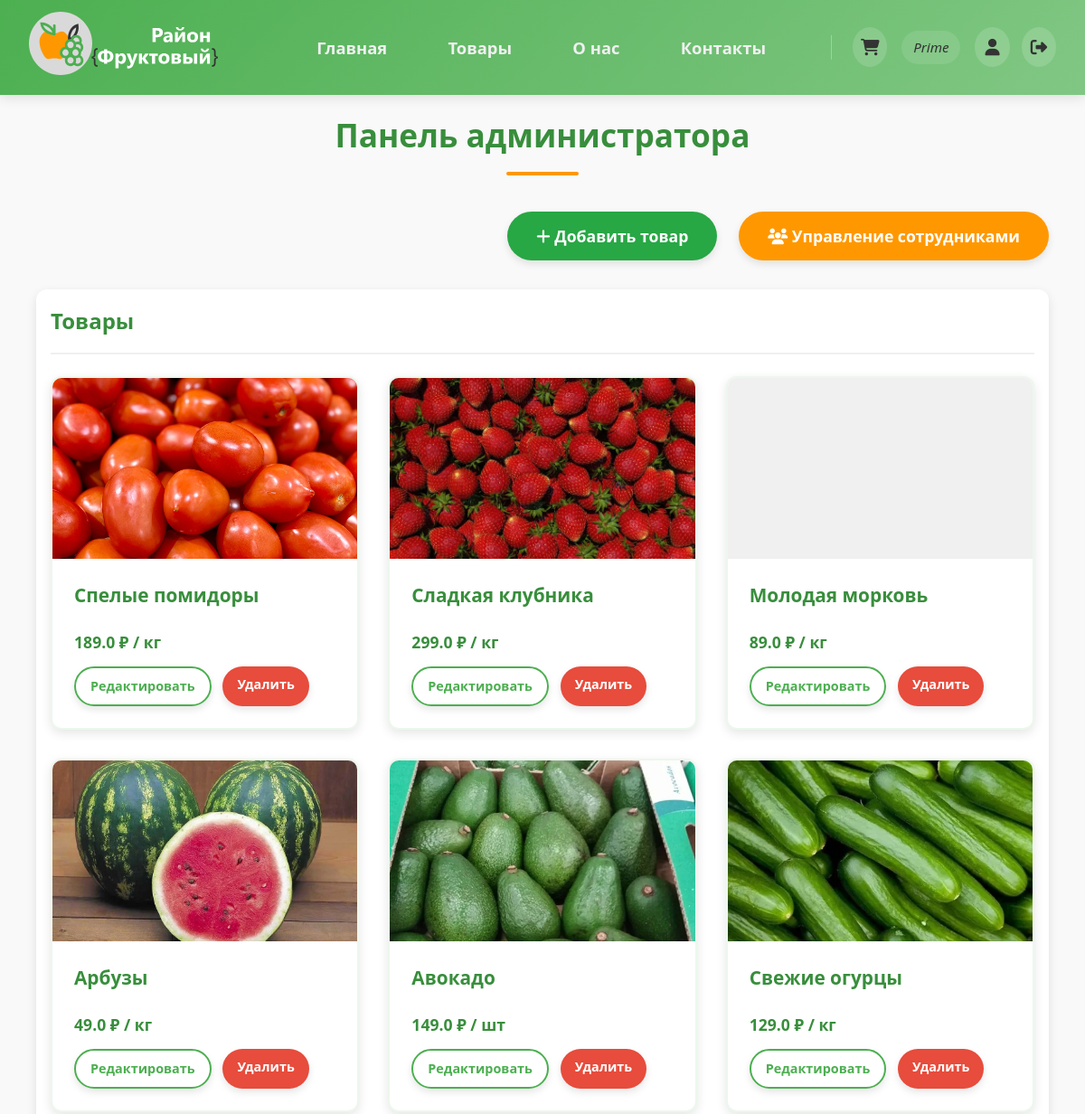
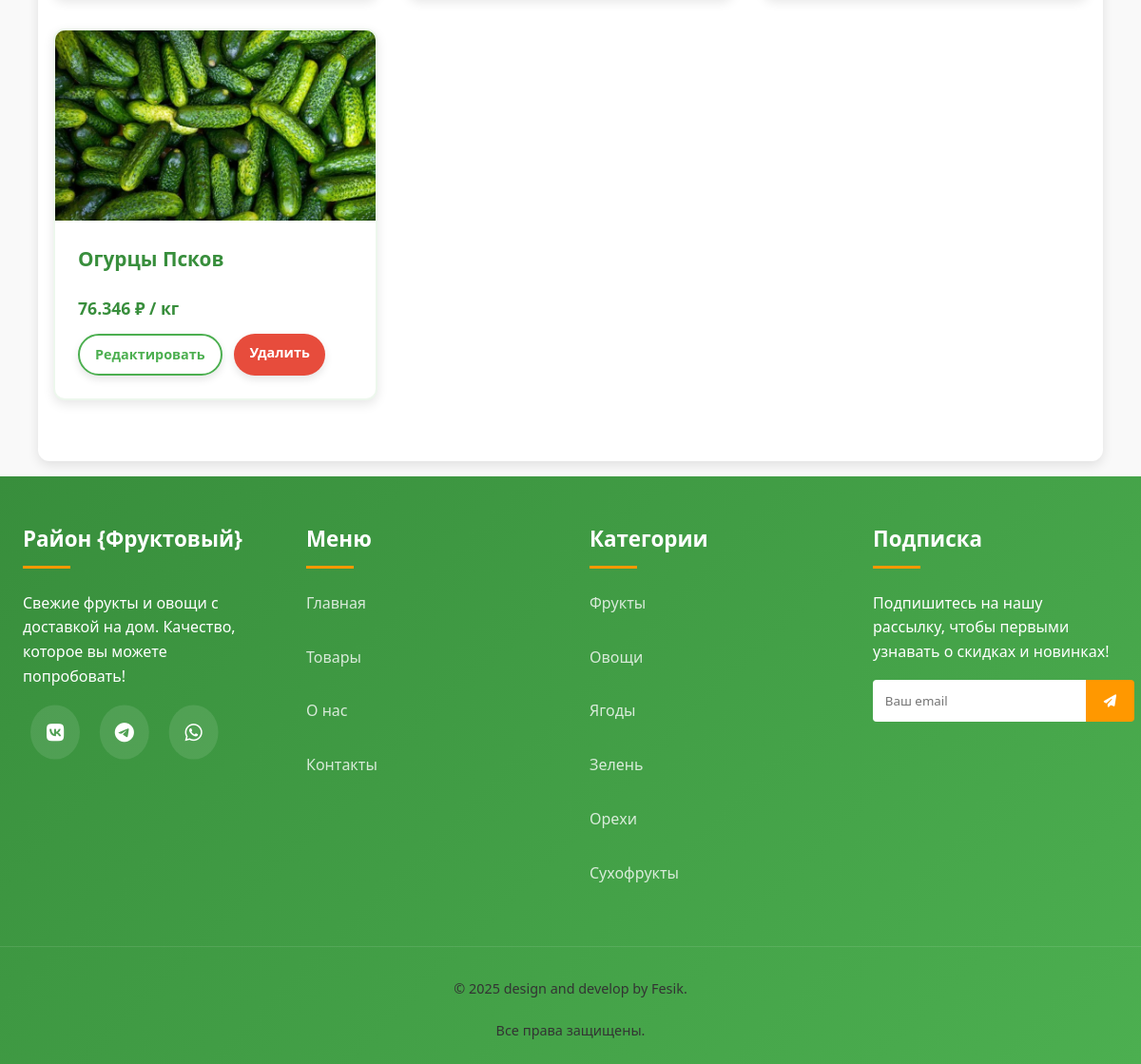
The app's page /admin (signed in) with its own data (2 pictures, top to bottom).
### data/customers.py (models this page shows, shortened)
class Customer(SqlAlchemyBase, UserMixin):
    __tablename__ = 'customers'
    id = sqlalchemy.Column(sqlalchemy.Integer, primary_key=True, autoincrement=True)
    email = sqlalchemy.Column(sqlalchemy.String, index=True, unique=True, nullable=False)  # емеил
    name = sqlalchemy.Column(sqlalchemy.String, nullable=False)  # имя
    phone = sqlalchemy.Column(sqlalchemy.String, nullable=False)  # номер телефона
    street = sqlalchemy.Column(sqlalchemy.String, nullable=False)  # улица
    building = sqlalchemy.Column(sqlalchemy.String, nullable=False)  # дом
    entrance = sqlalchemy.Column(sqlalchemy.String, default='-')  # парадная
    floor = sqlalchemy.Column(sqlalchemy.String, default='-')  # этаж
    apartment = sqlalchemy.Column(sqlalchemy.String, default='-')  # квартира
    loyalty_level = sqlalchemy.Column(sqlalchemy.Integer, sqlalchemy.ForeignKey('loyalty_levels.id'),
                                      default=1)  # связь с уровнем лояльности
    status = sqlalchemy.Column(sqlalchemy.Integer, default=0)  # статус клиента
    hashed_password = sqlalchemy.Column(sqlalchemy.String, nullable=False)
    create_date = sqlalchemy.Column(sqlalchemy.DateTime, default=datetime.datetime.now)  # дата регистрации клиента
    orders = orm.relationship("Order", back_populates='customer')  # связь с таблицей заказов
    loyalty = orm.relationship("LoyaltyLevel")  # связь с таблицей уровней лояльности

### data/products.py (models this page shows)
class Product(SqlAlchemyBase):
    __tablename__ = 'products'
    id = sqlalchemy.Column(sqlalchemy.Integer, primary_key=True, autoincrement=True)
    name = sqlalchemy.Column(sqlalchemy.String, unique=True, nullable=False)  # наименование
    category = sqlalchemy.Column(sqlalchemy.String, nullable=False)  # категория товара
    unit = sqlalchemy.Column(sqlalchemy.String, nullable=False)  # единица измерения
    purchase_price_without_vat = sqlalchemy.Column(sqlalchemy.Float, nullable=False)  # закупочная цена без НДС
    vat_percent = sqlalchemy.Column(sqlalchemy.Float, nullable=False)  # процент НДС
    vat_amount = sqlalchemy.Column(sqlalchemy.Float, nullable=False)  # сумма НДС
    purchase_price_with_vat = sqlalchemy.Column(sqlalchemy.Float, nullable=False)  # закупочная цена с НДС
    retail_price_without_vat = sqlalchemy.Column(sqlalchemy.Float, nullable=False)  # розничная цена без НДС
    retail_vat_amount = sqlalchemy.Column(sqlalchemy.Float, nullable=False)  # НДС розничная
    retail_price_with_vat = sqlalchemy.Column(sqlalchemy.Float, nullable=False)  # розничная цена с НДС
    image_url = sqlalchemy.Column(sqlalchemy.String)  # ссылка на изображение
    description = sqlalchemy.Column(sqlalchemy.String, nullable=False)  # описание товара для каталога
    supplier_id = sqlalchemy.Column(sqlalchemy.Integer)  # ID поставщика
    supplier_name = sqlalchemy.Column(sqlalchemy.String)  # наименование поставщика
    supplier_type = sqlalchemy.Column(sqlalchemy.String)  # организационная форма
    orders = orm.relationship("Order", back_populates="product")

### main.py (the view)
@app.route('/admin')
@login_required
def admin_panel():
    if current_user.status not in [4, 5]:
        flash('Доступ запрещен: недостаточно прав', 'danger')
        return redirect('/')
    db_sess = db_session.create_session()
    users = db_sess.query(Customer).all()
    orders = db_sess.query(Order).all()
    products = db_sess.query(Product).all()
    return render_template('admin_panel.html',
                           title='Панель администратора',
                           users=users,
                           orders=orders,
                           products=products)

### data/db_session.py (called while the page is built)
def create_session() -> Session:
    global __factory
    if not __factory:
        raise RuntimeError("База данных не инициализирована. Вызовите global_init() сначала.")
    return __factory()

### main.py (called while the page is built)
@login_manager.user_loader
def load_user(user_id):
    db_sess = db_session.create_session()
    return db_sess.get(Customer, user_id)  # Загружаем пользователя из БД по ID

### templates/admin_panel.html
{% extends "base.html" %}
{% block content %}
<div class="admin-panel">
    <div class="section-title-container">
        <h1 class="section-title">Панель администратора</h1>
    </div>
    <div class="admin-actions">
        <a href="{{ url_for('add_product') }}" class="btn btn-primary">
            <i class="fas fa-plus"></i> Добавить товар
        </a>
        <a href="{{ url_for('list_employees') }}" class="btn btn-info">
            <i class="fas fa-users"></i> Управление сотрудниками
        </a>
    </div>
    <div class="admin-section">
        <h2>Товары</h2>
        <div class="products-grid">
            {% for product in products %}
            <div class="product-card admin-product-card">
                <div class="product-image"
                     style="background-image: url('{{ product.image_url or url_for('static', filename='images/default-product.jpg') }}')">
                </div>
                <div class="product-info">
                    <h3 class="product-title">{{ product.name }}</h3>
                    <p class="product-meta">{{ product.retail_price_with_vat }} ₽ / {{ product.unit }}</p>
                    <div class="product-actions">
                        <a href="#" class="btn btn-sm btn-outline">Редактировать</a>
                        <a href="#" class="btn btn-sm btn-danger">Удалить</a>
                    </div>
                </div>
            </div>
            {% else %}
            <div class="no-items">
                <i class="fas fa-box-open fa-3x"></i>
                <p>Нет товаров в базе</p>
            </div>
            {% endfor %}
        </div>
    </div>
</div>
{% endblock %}

### templates/base.html (shortened to what this page needs)
<!DOCTYPE html>
<html lang="ru">
<head>
    <link rel="stylesheet" href="https://cdnjs.cloudflare.com/ajax/libs/font-awesome/6.4.0/css/all.min.css">
    <link rel="stylesheet" href="{{url_for('static', filename='css/style.css')}}">
</head>
<body>
<header>
    <div class="header-container">
        <div class="logo">
            <a href="{{ url_for('index') }}"><img src="{{url_for('static', filename='./images/logo/logo_white.svg')}}"
                                                  alt="логотип компании"></a>
        </div>
        <nav>
            <ul id="navMenu">
                <li><a href="{{ url_for('index') }}" class="nav-link">Главная</a></li>
                <li><a href="{{ url_for('goods') }}" class="nav-link">Товары</a></li>
                <li><a href="{{ url_for('about') }}" class="nav-link">О нас</a></li>
                <li><a href="{{ url_for('contacts') }}" class="nav-link">Контакты</a></li>
                {% if current_user and current_user.is_authenticated %}
                <li class="user-zone">
                    <a href="/cart" class="user-icon">
                        <i class="fas fa-shopping-cart"></i>
                    </a>
                    <span class="user-greeting">{{ current_user.name }}</span>
                    <div class="user-actions">
                        <a href="/profile" class="user-icon">
                            <i class="fas fa-user"></i>
                        </a>
                        <a href="/logout" class="user-icon">
                            <i class="fas fa-sign-out-alt"></i>
                        </a>
                    </div>
                </li>
                {% endif %}
            </ul>
        </nav>
    </div>
</header>
<main>
    {% block content %}{% endblock %}
</main>
<footer>
    <div class="footer-container">
        <div class="footer-col">
            <h3>Район {Фруктовый}</h3>
            <p>Свежие фрукты и овощи с доставкой на дом. Качество, которое вы можете попробовать!</p>
            <div class="footer-social-links">
                <a href="#"><i class="fab fa-vk"></i></a>
                <a href="#"><i class="fab fa-telegram"></i></a>
                <a href="#"><i class="fab fa-whatsapp"></i></a>
            </div>
        </div>
        <div class="footer-col">
            <h3>Меню</h3>
            <ul class="footer-links">
                <li><a href="{{ url_for('index') }}" class="footer-nav-link">Главная</a></li>
                <li><a href="{{ url_for('goods') }}" class="footer-nav-link">Товары</a></li>
                <li><a href="{{ url_for('about') }}" class="footer-nav-link">О нас</a></li>
                <li><a href="{{ url_for('contacts') }}" class="footer-nav-link">Контакты</a></li>
            </ul>
        </div>
        <div class="footer-col">
            <h3>Категории</h3>
            <ul class="footer-links">
                <li><a href="./goods?category=Фрукты">Фрукты</a></li>
                <li><a href="./goods?category=Овощи">Овощи</a></li>
                <li><a href="./goods?category=Ягоды">Ягоды</a></li>
                <li><a href="./goods?category=Зелень">Зелень</a></li>
                <li><a href="./goods?category=Орехи">Орехи</a></li>
                <li><a href="./goods?category=Сухофрукты">Сухофрукты</a></li>
            </ul>
        </div>
        <div class="footer-col">
            <h3>Подписка</h3>
            <p>Подпишитесь на нашу рассылку, чтобы первыми узнавать о скидках и новинках!</p>
            <div style="display: flex; margin-top: 1rem;">
                <input type="email" placeholder="Ваш email"
                       style="flex: 1; padding: 0.8rem; border: none; border-radius: 4px 0 0 4px;">
                <button style="background: var(--secondary-color); color: white; border: none; padding: 0 1.2rem; border-radius: 0 4px 4px 0; cursor: pointer;">
                    <i class="fas fa-paper-plane"></i></button>
            </div>
        </div>
    </div>
    <div class="copyright">
        <a href="https://fesik-evgenya.github.io/portfolio/" class="footer__afterword-author">
            © 2025 design and develop by Fesik. </a>
        <span class="footer__rights"> Все права защищены.</span>
    </div>
</footer>
</body>
</html>

### records on screen
Customer: name "Prime"
Product: image_url (picture), name "Спелые помидоры", retail_price_with_vat "189.0", unit "кг"
Product: image_url (picture), name "Сладкая клубника", retail_price_with_vat "299.0", unit "кг"
Product: name "Молодая морковь", retail_price_with_vat "89.0", unit "кг"
Product: image_url (picture), name "Арбузы", retail_price_with_vat "49.0", unit "кг"
Product: image_url (picture), name "Авокадо", retail_price_with_vat "149.0", unit "шт"
Product: image_url (picture), name "Свежие огурцы", retail_price_with_vat "129.0", unit "кг"
Product: image_url (picture), name "Огурцы Псков", retail_price_with_vat "76.346", unit "кг"
